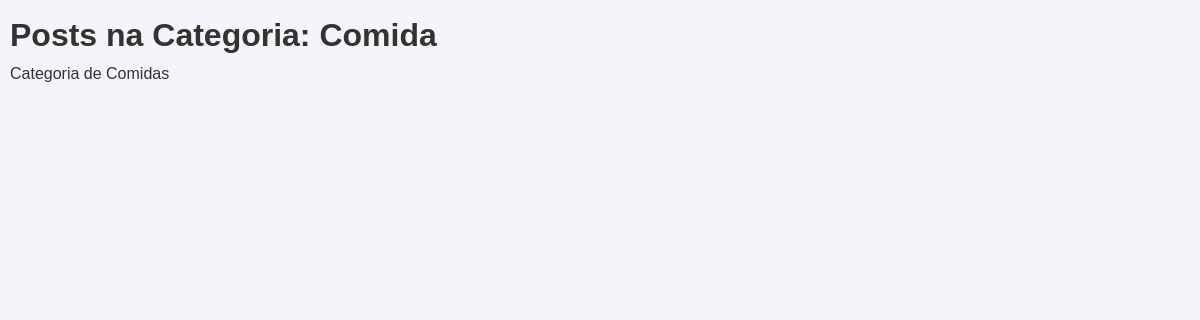
The page /category/1/ on the database as committed earlier.
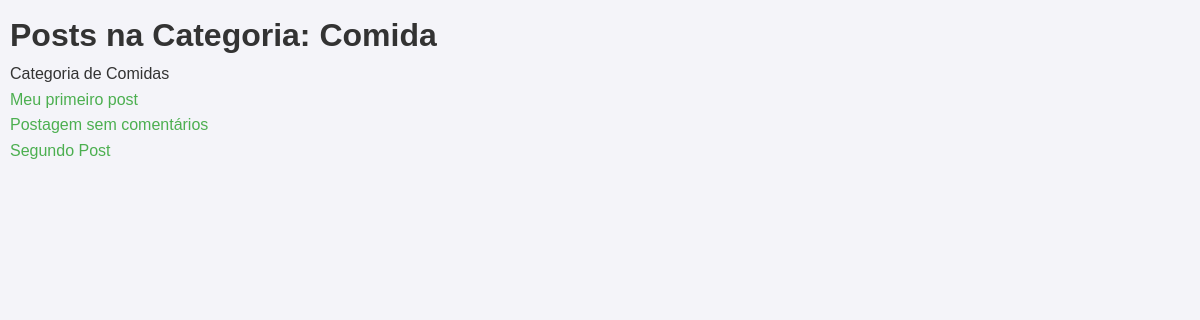
The same page on the database as committed later.
### blog/models.py (models this page shows, shortened)
class Post(models.Model):
    title = models.CharField(max_length=200)
    content = models.TextField()
    date_posted = models.DateTimeField(auto_now_add=True)
    categories = models.ManyToManyField(Category, related_name='posts')

### blog/views.py (the view)
# urls.py: path('category/<int:pk>/', views.category_posts, name='category-posts'),
def category_posts(request, pk):
    category = get_object_or_404(Category, pk=pk)
    posts = category.posts.all()
    return render(request, 'blog/category_posts.html', {'category': category, 'posts': posts})

### templates/blog/category_posts.html
<h1>Posts na Categoria: {{ category.name }}</h1>
<p>{{ category.description }}</p>
<ul>
    {% for post in posts %}
        <li><a href="{% url 'post-detail' post.id %}">{{ post.title }}</a></li>
    {% endfor %}
</ul>
{% load static %}
<link rel="stylesheet" href="{% static 'blog/styles.css' %}">

Rows that differ between the two databases and show on the page:
now on this page (row unchanged): Post: title "Meu primeiro post"
added Post: title "Postagem sem comentários"
added Post: title "Segundo Post"
